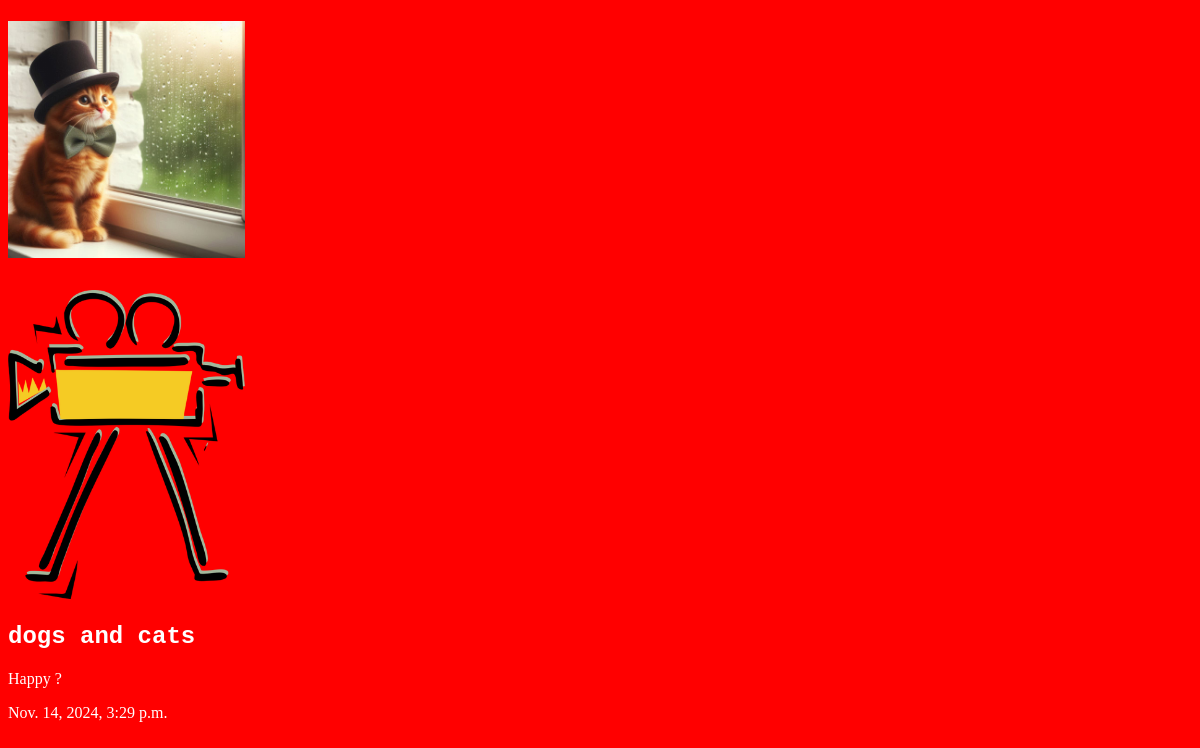
/catarticles/dogs-and-cats/, run on the app's committed database.
### catarticles/models.py (models this page shows, shortened)
class Cat(models.Model):
    title = models.CharField(max_length=100)
    slug = models.SlugField()
    body = models.TextField()
    date = models.DateTimeField(auto_now_add=True)
    thumb = models.ImageField(default='default.png', blank=True)

### catarticles/views.py (the view)
def article_details(request, slug):
    dog = Cat.objects.get(slug=slug)
    return render(request, 'catarticles/article_detail.html', {'article': dog})

### catarticles/templates/catarticles/article_detail.html
{% extends 'base_layout.html' %}
{% block content %}
<div class="article-detail">
    <div class="article">
        <img src="{{ article.thumb.url }}"/>
        <h2>{{ article.title }}</h2>
        <p>{{ article.body }}</p>
        <p>{{ article.date }}</p>
    </div>
</div>
{% endblock %}

### assets/styles.css (style rules this page uses)
body { background: red; color: white; }
h1, h2 { font-family: 'Courier New', Courier, monospace; color: white; }
img { width: 20%; height: 20%; }
p { color: white; }

### data on the page
Cat: thumb (placeholder picture), title "dogs and cats", body "Happy ?", date "Nov. 14, 2024, 3:29 p.m."
